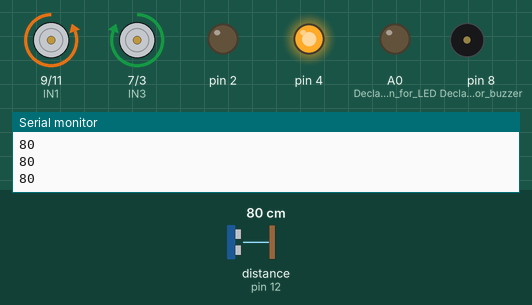
The sketch below on a simulated Arduino Uno, built with avr-gcc and run on an emulated ATmega328P. Shown: motor-driver pin pairs drawn as motors (green arrow = first pin HIGH = forward, orange = second pin HIGH = backward, longer = more drive, scaled by the enable pin), output pins drawn as LEDs (lit = HIGH), buzzer (waves = sounding), the last lines printed to the serial monitor. Wiring (inferred from the names in the program): ultrasonic range finder: trigger pin 13; echo pin 12. Dashed ring = blinking. The inputs (shaded band) are chosen by the test bench; at power-on: distance to the obstacle (sensor on pin 12) 80 cm. The echo pulse lasts 58.3 µs per cm; pins used as bus, display or sensor lines are not drawn.

Above: at 1.2 s.
1.3 s: distance to the obstacle (sensor on pin 12) set to 66 cm
2.8 s: distance to the obstacle (sensor on pin 12) set to 58 cm
At 3.06 s:
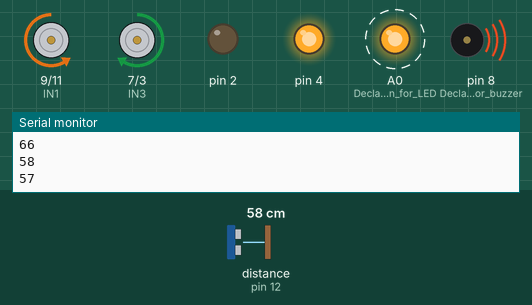
5.8 s: distance to the obstacle (sensor on pin 12) set to 2 cm
At 6.5 s:
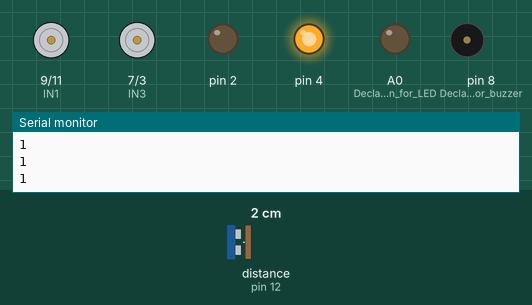
7.4 s: distance to the obstacle (sensor on pin 12) set to 28 cm
8.9 s: distance to the obstacle (sensor on pin 12) set to 34 cm
At 9.19 s:
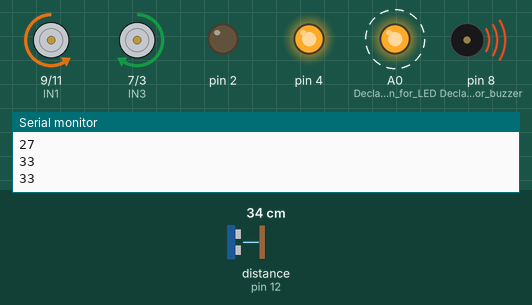
11.9 s: distance to the obstacle (sensor on pin 12) set to 4 cm
At 12.4 s:
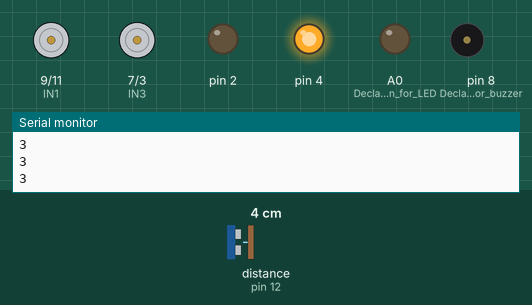
Timing chart, 0 to 14.5 s (numbered marks = the images above; inputs shaded):
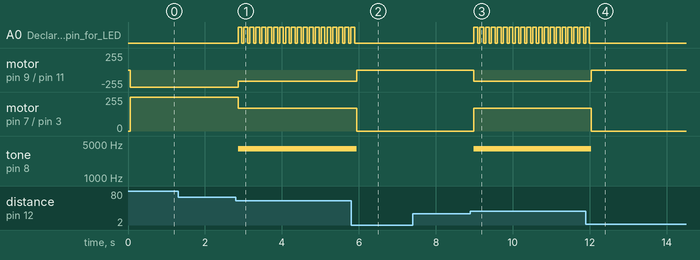

Measured:
- the behaviour switches between 61 and 60 cm on distance to the obstacle (sensor on pin 12) (found by bisection; images 0 and 1)
- the behaviour switches between 31 and 32 cm on distance to the obstacle (sensor on pin 12) (found by bisection; images 2 and 3)
- after the input at 2.8 s, A0 (Declaring_pin_for_LED): alternates HIGH for 0.10 s and LOW for 0.05 s, starting after 0.06 s; motor on pin 9 (IN1) / pin 11 (IN2): backward 255/255 → backward 170/255 after 0.06 s
- after the input at 5.8 s, A0 (Declaring_pin_for_LED): goes on until 5.9 s, then stays LOW; motor on pin 9 (IN1) / pin 11 (IN2): backward 170/255 → stopped after 0.14 s; motor on pin 7 (IN3) / pin 3 (IN4): forward 170/255 → stopped after 0.14 s; tone on pin 8 (Declaring_pin_for_buzzer): 4000 Hz → silent after 0.14 s
- after the input at 8.9 s, A0 (Declaring_pin_for_LED): alternates HIGH for 0.10 s and LOW for 0.05 s, starting after 0.09 s; motor on pin 9 (IN1) / pin 11 (IN2): stopped → backward 170/255 after 0.09 s; motor on pin 7 (IN3) / pin 3 (IN4): stopped → forward 170/255 after 0.09 s; tone on pin 8 (Declaring_pin_for_buzzer): silent → 4000 Hz after 0.09 s
- after the input at 11.9 s, A0 (Declaring_pin_for_LED): goes on until 12.0 s, then stays LOW; motor on pin 9 (IN1) / pin 11 (IN2): backward 170/255 → stopped after 0.14 s; motor on pin 7 (IN3) / pin 3 (IN4): forward 170/255 → stopped after 0.14 s; tone on pin 8 (Declaring_pin_for_buzzer): 4000 Hz → silent after 0.14 s

The sketch:

Autonomous_robot_with_distance_dependent_speed_control.ino
```cpp
#define trigPin 13
#define echoPin 12
int E1=5;
int E2=6;
int IN1=9;
int IN2=11;
int IN3=7;
int IN4=3;
int LED=A0;
int duration, distance;

void setup() {
 Serial.begin(9600);
 pinMode(trigPin,OUTPUT);
 pinMode(echoPin,INPUT);
 pinMode(IN1, OUTPUT);        //Declaring input pins from the controller
 pinMode(IN2, OUTPUT);
 pinMode(IN3, OUTPUT);
 pinMode(IN4, OUTPUT);
 pinMode(E1, OUTPUT);          //Declaring pins for power supply
 pinMode(E2, OUTPUT);
 pinMode(4, OUTPUT);
 pinMode(2, OUTPUT);
 pinMode(A0,OUTPUT);//Declaring pin for LED
 pinMode(8,OUTPUT); //Declaring pin for buzzer
 digitalWrite(4, HIGH);//Power and ground for motor driver
 digitalWrite(2,LOW);
}

void loop() {
    digitalWrite(A0,LOW);
    digitalWrite(trigPin, HIGH);       //Trigerring the pin to send waves
    delayMicroseconds(100);
    digitalWrite(trigPin, LOW);
    duration = pulseIn(echoPin, HIGH); //Detecting the duration of receiving the wave
    distance = (duration/2) / 29.1;
    Serial.print(distance);
    Serial.print("\n");
    delay(50);
  if(distance>60)                       //Code for controlling motor start
  {
    analogWrite(E1,255);
    analogWrite(E2,255);
    forward();
  }

  if(distance>30&&distance<60)
  {
    analogWrite(E1,170);
    analogWrite(E2,170);
    forward();
  }
  if(distance<30)
  {
      analogWrite(E1,0);
      analogWrite(E2,0);    //Code for controlling motor end
      forward();
  }
  if(distance>30&&distance<60)         //Code for controlling buzzer start
  {
    tone(8,4000);
  }
  if(distance<=30)
  {
    noTone(8);
  }
  if(distance>60)
  {
    noTone(8);//Code for controlling buzzer end
  }
  if(distance<=60&&distance>30)
  {
    digitalWrite(A0,HIGH);
    delay(100);
    digitalWrite(A0,LOW);
  }
  else
  {
    digitalWrite(A0,LOW);
  }
}
void forward()
{
     digitalWrite(IN1, LOW);
     digitalWrite(IN2, HIGH);
     digitalWrite(IN3, HIGH);
     digitalWrite(IN4, LOW);
}
```
